Frame 1 (no input): blank canvas, image omitted
Frame 60 (the mouse pressed at the canvas centre just before this capture): blank canvas, image omitted
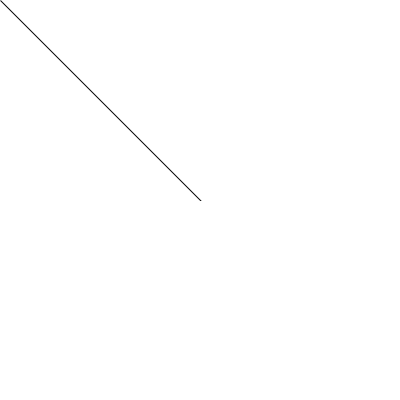
Frame 120 (the mouse held since frame 60 and released just before this capture)

The Processing sketch whose frames 1 and 60 were blank and that drew this single picture after the mouse press (run headless with seeded random() and noise(); from frame 60 on, the mouse is pressed at the canvas centre):

// Processing sketch: processing_31092
// ── processing_31092.pde

float d = 0;
float c = 0;
int lastX = 200;
int lastY = 200;

void setup() {
 size(400,400);
 smooth();
background(255); 
}

void draw() {
 d = dist(width/2,height/2,mouseX,mouseY);
 c = map(d,0,width/2,0,255); 
 stroke(c);
 fill(c,128);
 //line(width/2,height/2,mouseX,mouseY);
 triangle(width/2,height/2,mouseX,mouseY,lastX,lastY);
 lastX = mouseX;
 lastY = mouseY;
}

void mouseClicked() {
 setup(); 
}
